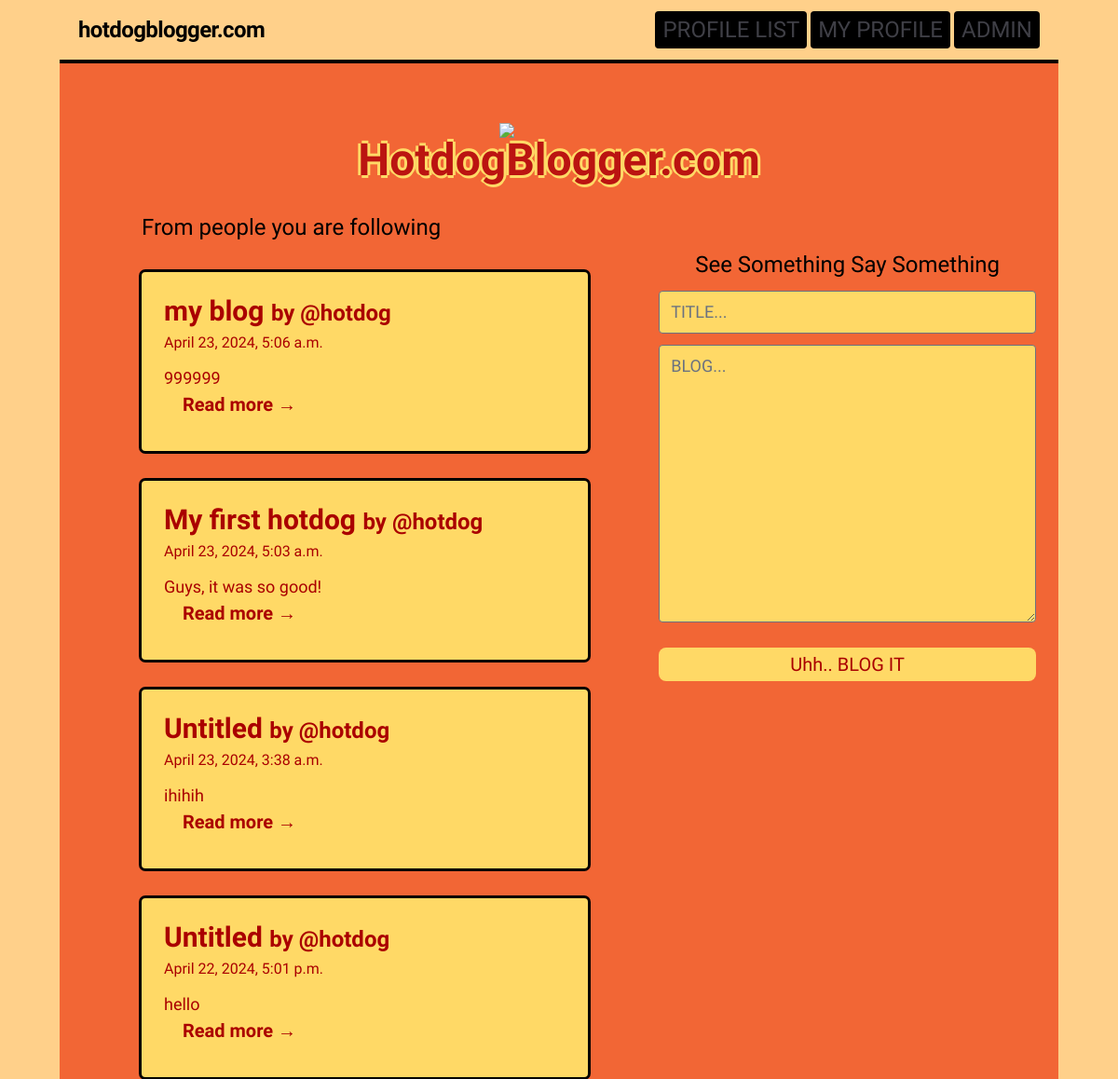
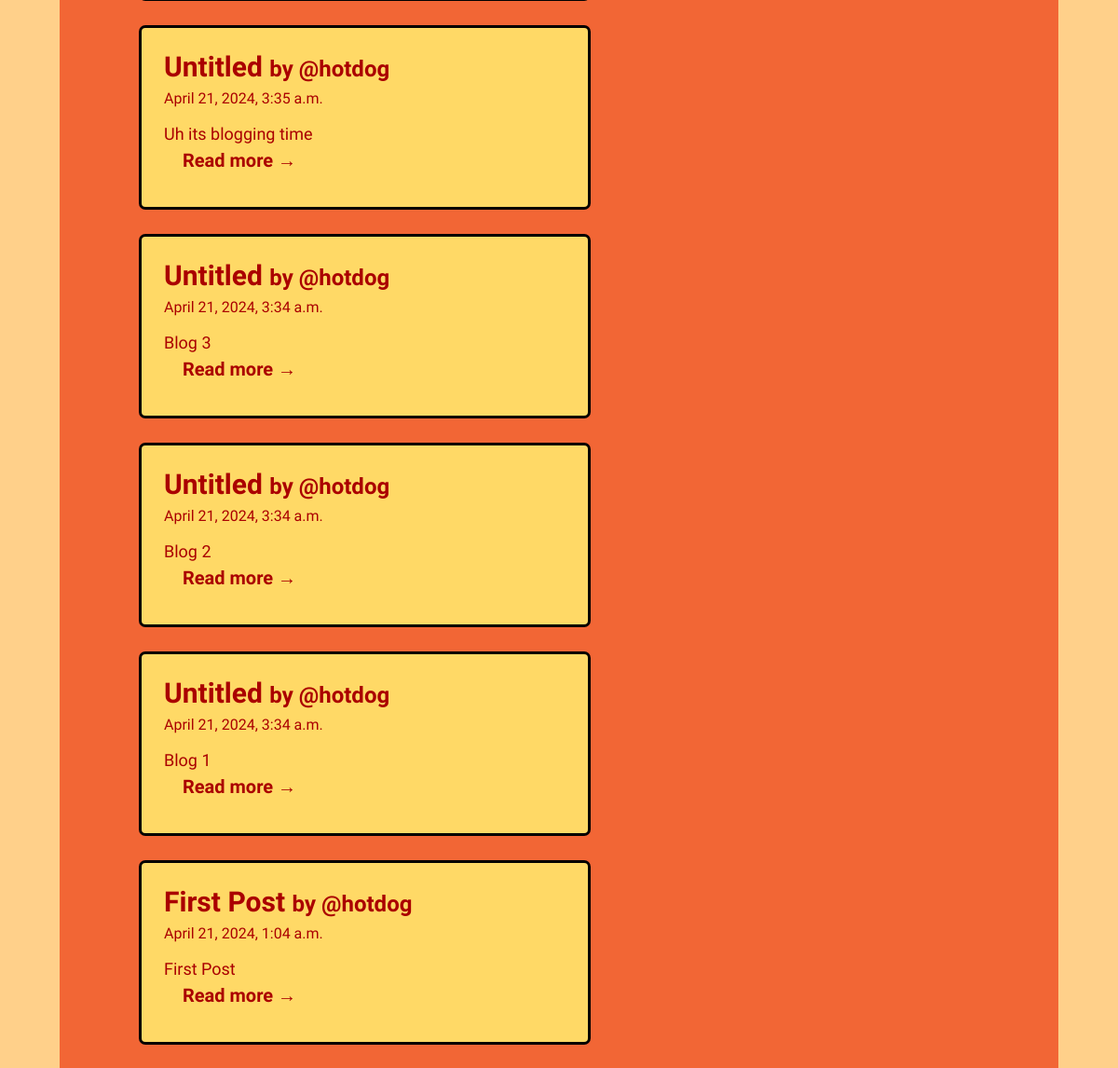
/ (signed in), run on the app's committed database (2 pictures, top to bottom).
### hotdogger/models.py (models this page shows, shortened)
class BlogPost(models.Model):
    user = models.ForeignKey(User, on_delete=models.DO_NOTHING, related_name="blogs")
    title = models.CharField(max_length=50)
    content = models.TextField()
    created_at = models.DateTimeField(auto_now_add=True)
    @property
    def description(self):
        return self.content[:100]

### hotdogger/views.py (the view, shortened to what this page needs)
# urls.py: path("", dashboard, name="dashboard"),
def dashboard(request):
    form = BlogForm()
    return render(request, "hotdogger/dashboard.html", {"form": form})

### hotdogger/forms.py
class BlogForm(forms.ModelForm):
    title = forms.CharField(required=True,         widget=forms.widgets.TextInput(
            attrs={
                "placeholder": "TITLE...",
                "class": "rounded btn text-lg bg-yellow text-red w-full mb-3 jersey",
            }
        ),
        label="",)
    content = forms.CharField(required=True,         widget=forms.widgets.Textarea(
            attrs={
                "placeholder": "BLOG...",
                "class": "w-full rounded btn text-lg bg-yellow text-red jersey",
            }
        ),
        label="",)
    class Meta:
        model = BlogPost
        exclude = ("user",  )

### theme/templates/hotdogger/dashboard.html (shortened to what this page needs)
{% extends 'base.html' %} {% block content %}
<div class="grid grid-cols-[1.5fr_1fr] gap-3">
  <div class="justify-self-center place-self-center col-span-1 w-full">
    <p class="jersey text-2xl mx-16 w-full">From people you are following</p>
    <ul class="mx-16">
      {% for followed in user.profile.follows.all %}
      <li>{% include 'components/blog_list.html' with profile=followed %}</li>
      {% endfor %}
    </ul>
  </div>
  <div class="col-start-2 justify-self-center flex flex-col gap-3">
    <div class="flex flex-col items-center gap-3 w-full mt-10">
      <p class="jersey text-2xl">See Something Say Something</p>
      <form method="post" class="flex flex-col justify-items-center">
        {% csrf_token %}{{ form.as_p }}
        <button
          class="btn mt-5 w-full jersey px-3 py-1 hover:text-black transition-all"
          type="submit"
        >
          <a class="text-center w-full text-xl"> Uhh.. BLOG IT </a>
        </button>
      </form>
    </div>
    {% endblock content %}

### theme/templates/components/blog_list.html (shortened to what this page needs)
<div class="mt-2 jersey w-full">
  {% for blog in profile.user.blogs.all reversed %}
    {% if blog.id %}
    <article
      class="my-8 stroke-black rounded p-6 bg-yellow hover:shadow-[0px_0px_0px_5px_rgba(0,0,0,1)] shadow-[0px_0px_0px_3px_rgba(0,0,0,1)] text-red"
    >
      <h2 class="font-bold mb-1 hover: cursor-pointer">
        <a class="text-3xl hover:text-black" href="{% url 'hotdogger:blog_post' blog.id %}">
          {% if blog.title %} {{ blog.title }} {% else %} Untitled {% endif %}
        </a>
        <a
          class="text-2xl "
          href="{% url 'hotdogger:profile' blog.user.profile.id %}"
        >
          by
          <span class="hover:text-black transition-all hover:transition-all"
            >@{{ blog.user }}</span
          >
        </a>
      </h2>
      <p class="text-base leading-6 mb-3">
        <time> {{ blog.created_at }}</time>
      </p>
      {% if blog.content %}
      <p class="text-lg mb-3">
        {{ blog.description }}
        <a
          href="{% url 'hotdogger:blog_post' blog.id%}"
          class="font-bold block mx-5 text-xl hover:text-black transition-all hover:transition-all cursor-pointer"
        >
          Read more →
        </a>
      </p>
      {% endif %}
    </article>
  {% endif %} {% endfor %}
</div>

### data on the page
BlogPost: title "my blog", user "hotdog", created_at "April 23, 2024, 5:06 a.m.", description "999999"
BlogPost: title "My first hotdog", user "hotdog", created_at "April 23, 2024, 5:03 a.m.", description "Guys, it was so good!"
BlogPost: title "Untitled", user "hotdog", created_at "April 23, 2024, 3:38 a.m.", description "ihihih"
BlogPost: title "Untitled", user "hotdog", created_at "April 22, 2024, 5:01 p.m.", description "hello"
BlogPost: title "Untitled", user "hotdog", created_at "April 21, 2024, 3:35 a.m.", description "Uh its blogging time"
BlogPost: title "Untitled", user "hotdog", created_at "April 21, 2024, 3:34 a.m.", description "Blog 3"
BlogPost: title "Untitled", user "hotdog", created_at "April 21, 2024, 3:34 a.m.", description "Blog 2"
BlogPost: title "Untitled", user "hotdog", created_at "April 21, 2024, 3:34 a.m.", description "Blog 1"
BlogPost: title "First Post", user "hotdog", created_at "April 21, 2024, 1:04 a.m.", description "First Post"
